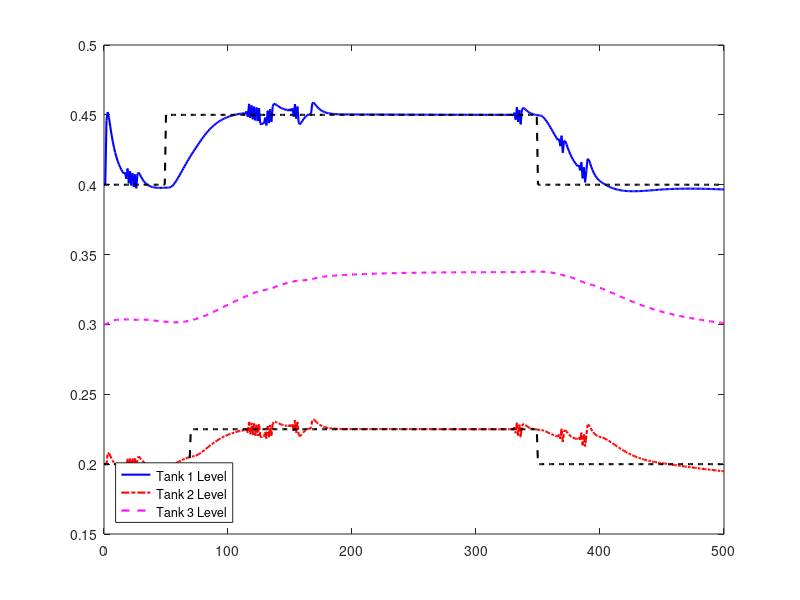

Reproduce this figure in MATLAB. (Note: this script raises an error after producing the figure.)
close all;
clear all;
clc

formatSpec = '%f';
fsz = 10;

reference_value(1:50)=0.40;
reference_value(51:350)=0.45;
reference_value(351:501)=0.40;

reference_value_2(1:70)=0.20;
reference_value_2(71:400)=0.225;
reference_value_2(351:501)=0.20;

ref_vector = reference_value'
ref_vector_2 = reference_value_2'

%%%%%%%%%%%%%%%%%%%%%%%%% DATA READING %%%%%%%%%%%%%%%%%%%%%%%%
% Differential Attack, no Defense
dif_attack_no_def = csvread('no_def_sensor.txt');
time_diff_no_def = dif_attack_no_def(:, [1]);
lit101_diff_no_def = dif_attack_no_def(:, [2]);
lit102_diff_no_def = dif_attack_no_def(:, [3]);
lit103_diff_no_def = dif_attack_no_def(:, [4]);

% Diferential Attack, Defense
dif_attack_def = csvread('atk_def_sensor.txt');
time_diff_def = dif_attack_def(:, [1]);
lit101_diff_def = dif_attack_def(:, [2]);
lit102_diff_def = dif_attack_def(:, [3]);
lit103_diff_def = dif_attack_def(:, [4]);

% No attack
no_attack = csvread('no_atk_sensor.txt');
time_no_attack = no_attack(:, [1]);
lit101_no_attack = no_attack(:, [2]);
lit102_no_attack = no_attack(:, [3]);
lit103_no_attack = no_attack(:, [4]);

% Absolute attack, No Defense
abs_attack_no_def = csvread('abs_atk_no_def_sensor.txt');
time_abs_no_def = abs_attack_no_def(:, [1]);
lit101_abs_no_def = abs_attack_no_def(:, [2]);
lit102_abs_no_def = abs_attack_no_def(:, [3]);
lit103_abs_no_def = abs_attack_no_def(:, [4]);

% Absolute attack, Defense
abs_attack_def = csvread('abs_atk_def_sensor.txt');
time_abs_def = abs_attack_def(:, [1]);
lit101_abs_def = abs_attack_def(:, [2]);
lit102_abs_def = abs_attack_def(:, [3]);
lit103_abs_def = abs_attack_def(:, [4]);

%%%%%%%%%%%%%%%%%%%%%%%%% No Attack %%%%%%%%%%%%%%%%%%%%%%%
h1=figure(1)
set(gca, 'FontSize', fsz, 'LineWidth', 1.5); 
plot(time_no_attack, lit101_no_attack,'-b', 'linewidth', 1.5);
hold on
plot(time_no_attack, lit102_no_attack, '-.r', 'linewidth', 1.5);
plot(time_no_attack, lit103_no_attack, '--m', 'linewidth', 1.5);
plot(time_no_attack, ref_vector, '--k', 'linewidth', 1.5);
plot(time_no_attack, ref_vector_2, '--k', 'linewidth', 1.5);

g = legend('Tank 1 Level','Tank 2 Level','Tank 3 Level','Location','southwest');
g.FontSize = 14;
grid on
axis([20 500 0 0.5])
grid on;
xlabel('Time (s)')
ylabel('Tank Level (m)')
title({'Virtual Environment','Plant Behavior Without Attacks'});
matlab2tikz('tikz/no_attack.tikz', 'showInfo', false, 'parseStrings', false, 'standalone', false, 'height', '\figureheight', 'width', '\figurewidth');
matlab2tikz('tikz/std_no_attack.tikz', 'showInfo', false, 'parseStrings', false, 'standalone', true, 'height', '0.5\columnwidth', 'width', '0.8\columnwidth');

%%%%%%%%%%%%%%%%%%%%%%%%% Differential Attack - No Defense %%%%%%%%%%%%%%%%%%%%%%%
h2=figure(2)
set(gca, 'FontSize', fsz, 'LineWidth', 1.5); 
plot(time_diff_no_def, lit101_diff_no_def,'-b', 'linewidth', 1.5);
hold on
plot(time_diff_no_def, lit102_diff_no_def, '-.r', 'linewidth', 1.5);
plot(time_diff_no_def, lit103_diff_no_def, '--m', 'linewidth', 1.5);
plot(time_no_attack, ref_vector, '--k', 'linewidth', 1.5);
plot(time_no_attack, ref_vector_2, '--k', 'linewidth', 1.5);

g = legend('Tank 1 Level','Tank 2 Level','Tank 3 Level','Location','southwest');
g.FontSize = 14;
grid on
axis([20 500 0 0.5])
grid on;
xlabel('Time (s)')
ylabel('Tank Level (m)')
title({'Virtual Environment','Plant Behavior With Stealth Attack without Defense'});
matlab2tikz('tikz/diff_no_def.tikz', 'showInfo', false, 'parseStrings', false, 'standalone', false, 'height', '\figureheight', 'width', '\figurewidth');
matlab2tikz('tikz/std_diff_no_def.tikz', 'showInfo', false, 'parseStrings', false, 'standalone', true, 'height', '0.5\columnwidth', 'width', '0.8\columnwidth');

% %%%%%%%%%%%%%%%%%%%%%%%%% Differential Attack - Defense %%%%%%%%%%%%%%%%%%%%%%%
h3=figure(3)
set(gca, 'FontSize', fsz, 'LineWidth', 1.5); 
plot(time_diff_def, lit101_diff_def,'-b', 'linewidth', 1.5);
hold on
plot(time_diff_def, lit102_diff_def, '-.r', 'linewidth', 1.5);
plot(time_diff_def, lit103_diff_def, '--m', 'linewidth', 1.5);
plot(time_no_attack, ref_vector, '--k', 'linewidth', 1.5);
plot(time_no_attack, ref_vector_2, '--k', 'linewidth', 1.5);

g = legend('Tank 1 Level','Tank 2 Level','Tank 3 Level','Location','southwest');
g.FontSize = 14;
grid on
axis([20 500 0 0.5])
grid on;
xlabel('Time (s)')
ylabel('Tank Level (m)')
title({'Virtual Environment', 'Plant Behavior With Stealth Attack with Defense'});
matlab2tikz('tikz/diff_def.tikz', 'showInfo', false, 'parseStrings', false, 'standalone', false, 'height', '\figureheight', 'width', '\figurewidth');
matlab2tikz('tikz/std_diff_def.tikz', 'showInfo', false, 'parseStrings', false, 'standalone', true, 'height','0.5\columnwidth', 'width', '0.8\columnwidth');

% %%%%%%%%%%%%%%%%%%%%%%%%% Absolute Attack - No Defense %%%%%%%%%%%%%%%%%%%%%%%
h4=figure(4)
set(gca, 'FontSize', fsz, 'LineWidth', 1.5); 
plot(time_abs_no_def, lit101_abs_no_def,'-b', 'linewidth', 1.5);
hold on
plot(time_abs_no_def, lit102_abs_no_def, '-.r', 'linewidth', 1.5);
plot(time_abs_no_def, lit103_abs_no_def, '--m', 'linewidth', 1.5);
plot(time_no_attack, ref_vector, '--k', 'linewidth', 1.5);
plot(time_no_attack, ref_vector_2, '--k', 'linewidth', 1.5);

g = legend('Tank 1 Level','Tank 2 Level','Tank 3 Level','Location','northwest');
g.FontSize = 14;
grid on
axis([20 450 0 0.8])
grid on;
xlabel('Time (s)')
ylabel('Tank Level (m)')
title({'Virtual Environment','Plant Behavior With Replay Attack without Defense'});
matlab2tikz('tikz/abs_no_def.tikz', 'showInfo', false, 'parseStrings', false, 'standalone', false, 'height', '\figureheight', 'width', '\figurewidth');
matlab2tikz('tikz/std_abs_no_def.tikz', 'showInfo', false, 'parseStrings', false, 'standalone', true, 'height', '0.5\columnwidth', 'width', '0.8\columnwidth');

% %%%%%%%%%%%%%%%%%%%%%%%%% Absolute Attack - Defense %%%%%%%%%%%%%%%%%%%%%%%
h5=figure(5)
set(gca, 'FontSize', fsz, 'LineWidth', 1.5); 
plot(time_abs_def, lit101_abs_def,'-b', 'linewidth', 1.5);
hold on
plot(time_abs_def, lit102_abs_def, '-.r', 'linewidth', 1.5);
plot(time_abs_def, lit103_abs_def, '--m', 'linewidth', 1.5);
plot(time_no_attack, ref_vector, '--k', 'linewidth', 1.5);
plot(time_no_attack, ref_vector_2, '--k', 'linewidth', 1.5);

g = legend('Tank 1 Level','Tank 2 Level','Tank 3 Level','Location','southwest');
g.FontSize = 14;
grid on
axis([0 500 0 0.5])
grid on;
xlabel('Time (s)')
ylabel('Tank Level (m)')
title({'Virtual Environment','Plant Behavior With Replay Attack with Defense'});
matlab2tikz('tikz/abs_def.tikz', 'showInfo', false, 'parseStrings', false, 'standalone', false, 'height', '\figureheight', 'width', '\figurewidth');
matlab2tikz('tikz/std_abs_def.tikz', 'showInfo', false, 'parseStrings', false, 'standalone', true, 'height', '0.5\columnwidth', 'width', '0.8\columnwidth');

